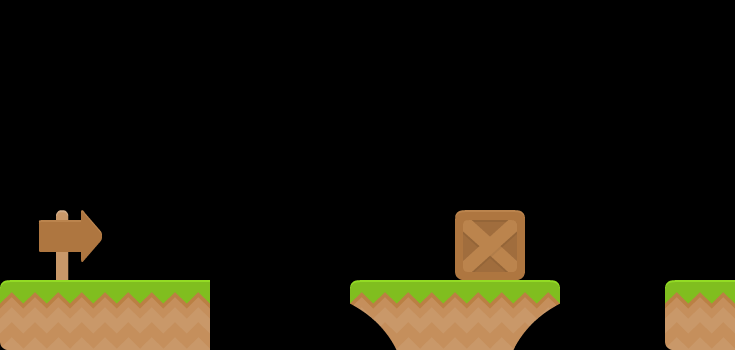

This is a level from a 2D game, rendered from its Tiled map with the project's own tilesets. A one-line summary and the map file follow, with tile-layer data summarised:
An orthogonal 21x10 tile map with 35x35 px tiles, 2 tile layers (background, foreground) and 4 objects (3x fixture, object).

<map version="1.0" orientation="orthogonal" width="21" height="10" tilewidth="35" tileheight="35">
 <tileset firstgid="1" name="tiles" tilewidth="70" tileheight="70" spacing="2" margin="2">
  <image source="tiles.png" width="1874" height="434" />
 </tileset>
 <objectgroup name="bodies" width="21" height="10">
  <object name="environment" type="object" x="0" y="279">
   <polyline points="0,0 0,-279" />
  </object>
  <object name="ground" type="fixture" x="210" y="280">
   <properties>
    <property name="body" value="environment" />
    <property name="userData" value="ground" />
   </properties>
   <polyline points="0,0 -210,0" />
  </object>
  <object name="ground" type="fixture" x="350" y="280">
   <properties>
    <property name="body" value="environment" />
    <property name="userData" value="ground" />
   </properties>
   <polyline points="0,0 210,0" />
  </object>
  <object name="ground" type="fixture" x="665" y="280">
   <properties>
    <property name="body" value="environment" />
    <property name="userData" value="ground" />
   </properties>
   <polyline points="0,0 70,0" />
  </object>
 </objectgroup>
 <layer name="background" width="21" height="10">
  <data>[210 cells, 2 non-empty, 2 distinct tile ids]</data>
 </layer>
 <layer name="foreground" width="21" height="10">
  <data>[210 cells, 7 non-empty, 4 distinct tile ids]</data>
 </layer>
</map>
